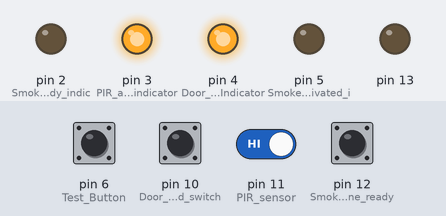
This sketch was run on a simulated Arduino Uno, built with avr-gcc and run on an emulated ATmega328P. Shown: output pins drawn as LEDs (lit = HIGH). The test bench sets the inputs (shaded band); at power-on: pin 6 (Test_Button), pin 10 (Door_reed_switch), pin 11 (PIR_sensor), pin 12 (Smoke_machine_ready) HIGH. Pins used as bus, display or sensor lines are not drawn.

Above: at 1.2 s.
1.3 s: pin 10 (Door_reed_switch) pulled LOW for 0.15 s
At 1.38 s:
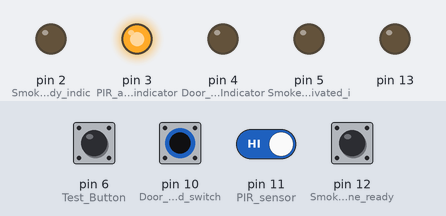
2.9 s: pin 12 (Smoke_machine_ready) pulled LOW for 0.15 s
At 4.8 s:
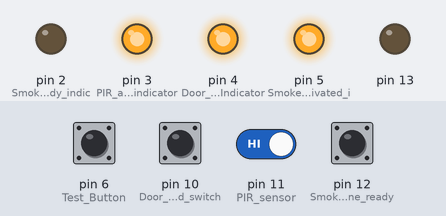
5.4 s: pin 11 (PIR_sensor) driven LOW
At 6.7 s:
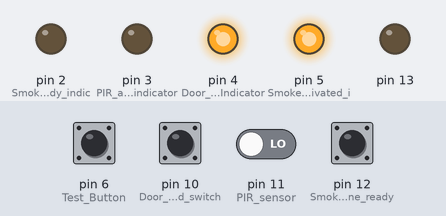
8.4 s: pin 10 (Door_reed_switch) pulled LOW for 1 s
At 9.9 s:
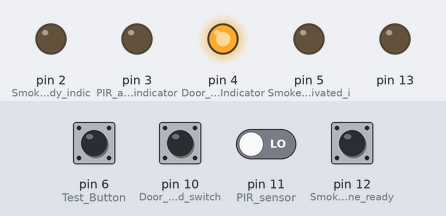
10.9 s: pin 12 (Smoke_machine_ready) pulled LOW for 1 s
At 11.7 s:
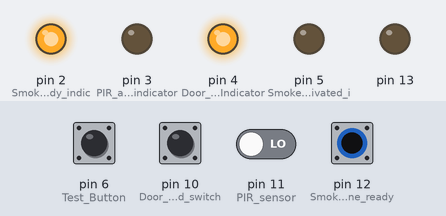
13.4 s: pin 11 (PIR_sensor) driven HIGH
At 14.3 s:
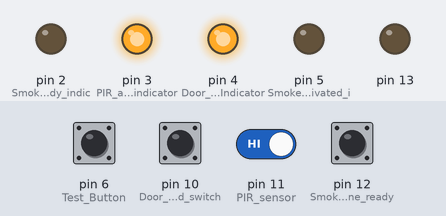
Timing chart, 0 to 15.9 s (numbered marks = the images above; inputs shaded):
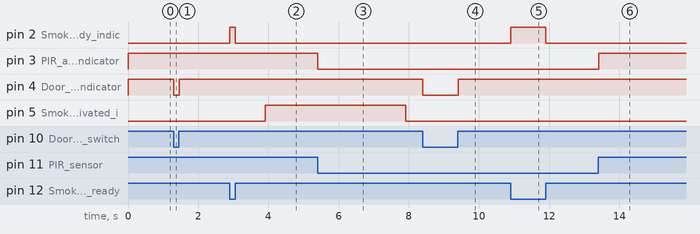

The sketch:

smoke_boy_omni_4.ino
```cpp
int smoke_delay = 1000;
int smoke_end = 5000;

int
trigger_smoke,
pir_on,
door_open,
smoke_machine_status,
test_button,
wait_for_pir,
wait_for_door,
button_pressed,
start_smoke,
test;

unsigned long trigger_time;

void setup() {

  pinMode(12,INPUT); // Smoke machine ready
  digitalWrite(12,1); // Pull up pin 12 for LDR
  pinMode(2,OUTPUT); // Smoke Machine Ready indicator

  pinMode(11,INPUT); // PIR sensor
  pinMode(3,OUTPUT); // PIR activated indicator

  pinMode(10,INPUT); // Door reed switch
  digitalWrite(10,1); // Pull up pin 10 for reed switch
  pinMode(4,OUTPUT); // Door Activated Indicator

  pinMode(9, OUTPUT); // Smoke machine trigger
  pinMode(5, OUTPUT); // Smoke Machine Activated indicator

  pinMode(6, INPUT); // Test Button
  digitalWrite(6,1); // Pull up pin 6 for button

  digitalWrite(12,1); // Pull up so detecting LDR will pull input down
  digitalWrite(10,1); // Pull up for reed switch in door sensor

  pinMode(13,OUTPUT);
  digitalWrite(13,0);

}

void loop() {

pir_on = digitalRead(11);
door_open = digitalRead(10);
smoke_machine_status = digitalRead(12);
test_button = digitalRead(6);

digitalWrite(3,pir_on);
digitalWrite(4,door_open);
//digitalWrite(5,!test_button);
digitalWrite(2,!smoke_machine_status);

if(door_open & !pir_on & !wait_for_door & !wait_for_pir) {wait_for_door = 1; wait_for_pir = 1;}

if(door_open & pir_on & wait_for_door & !wait_for_pir) {wait_for_door = 1; wait_for_pir = 1;}

if(door_open & pir_on & !wait_for_door & !wait_for_pir) {wait_for_door = 1; wait_for_pir = 1; trigger_smoke = 1; }

if(!pir_on) { wait_for_pir = 0; }
if(!door_open ) {wait_for_door = 0;}

if(!test_button & !button_pressed ){trigger_smoke = 1; button_pressed = 1;}
if(test_button){button_pressed = 0;}


if( !smoke_machine_status &  !wait_for_door & trigger_smoke ) {trigger_smoke = 0; trigger_time = millis(); start_smoke = 1; }

if(start_smoke & millis() - trigger_time >= smoke_delay & millis() - trigger_time < smoke_end){digitalWrite(5,1); digitalWrite(9,1);}

if(start_smoke & millis() - trigger_time >= smoke_end) {digitalWrite(5,0); digitalWrite(9,0); start_smoke = 0;}

delay(10);


}
```

Measured:
- after the input at 1.3 s, pin 4 (Door_Activated_Indicator): HIGH → LOW at once, → HIGH 0.15 s later
- after the input at 2.9 s, pin 2 (Smoke_Machine_Ready_indic): LOW → HIGH at once, → LOW 0.15 s later; pin 5 (Smoke_Machine_Activated_i): LOW → HIGH after 1.0 s
- after the input at 5.4 s, pin 3 (PIR_activated_indicator): HIGH → LOW at once
- after the input at 8.4 s, pin 4 (Door_Activated_Indicator): HIGH → LOW at once, → HIGH 1.0 s later
- after the input at 10.9 s, pin 2 (Smoke_Machine_Ready_indic): LOW → HIGH at once, → LOW 1.0 s later
- after the input at 13.4 s, pin 3 (PIR_activated_indicator): LOW → HIGH at once
